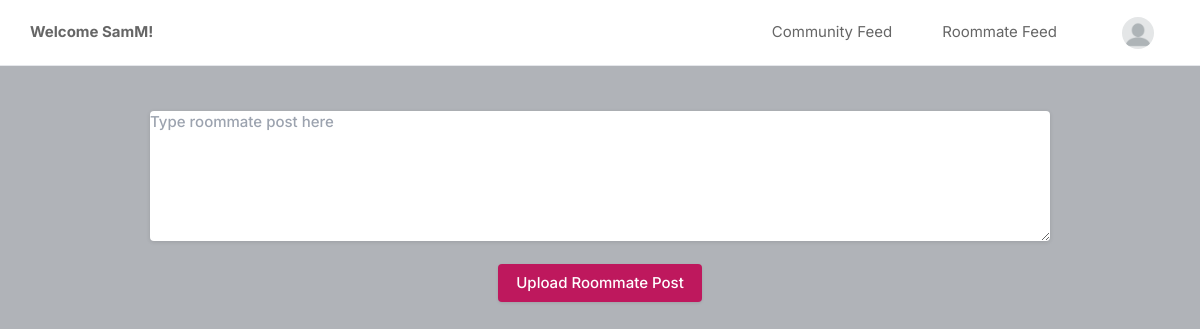
The page /roommate_feed (signed in) on the database as committed earlier.
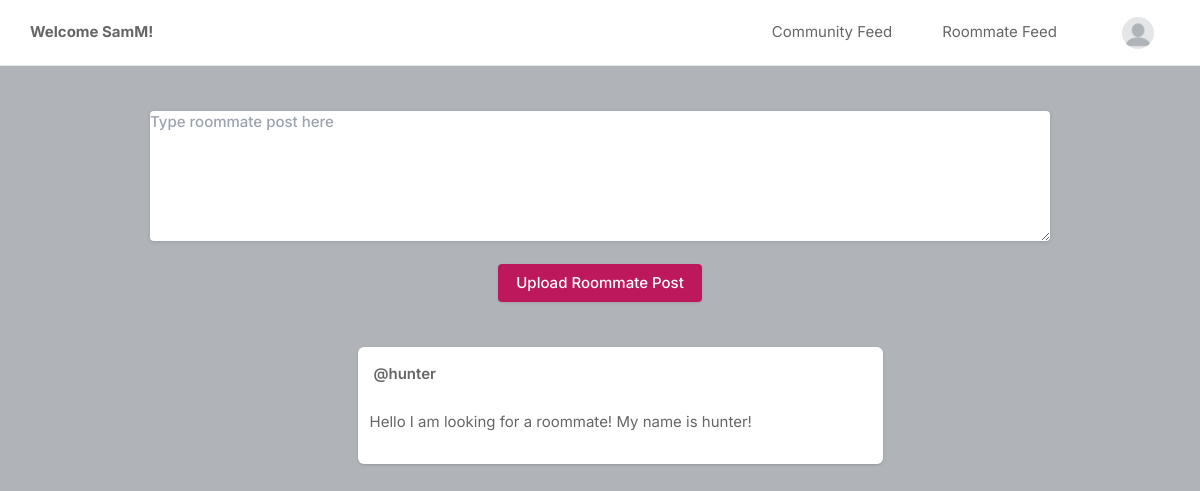
The same page on the database as committed later.
### core/models.py (models this page shows, shortened)
class Roommate_Post(models.Model):
    id = models.UUIDField(primary_key=True, default=uuid.uuid4)
    user = models.CharField(max_length=100)
    caption = models.TextField()
    created_at = models.DateTimeField(default=datetime.now)

### core/views.py (the view)
# urls.py: path('roommate_feed', views.roommate_feed, name='roommate_feed'),
@login_required(login_url='signin')
def roommate_feed(request):
    user_object = User.objects.get(username=request.user.username)
    user_profile = Profile.objects.get(user=user_object)
    posts = Roommate_Post.objects.all()
    return render(request, 'roommate_feed.html', {'user_profile': user_profile, 'posts': posts})

### templates/roommate_feed.html (shortened to what this page needs)
{% load static %}
<!DOCTYPE html>
<html lang="en">
<head>
    <link rel="stylesheet" href="{% static 'assets/css/icons.css' %}">
    <link rel="stylesheet" href="{% static 'assets/css/uikit.css' %}">
    <link rel="stylesheet" href="{% static 'assets/css/style.css' %}">
    <link rel="stylesheet" href="{% static 'assets/css/tailwind.css' %}">
</head>
<body>
            <header>
                <div class="header_inner">
                    <div class="left-side">
                        <b>Welcome {{user_profile.user.username}}!</b>
                    </div>
                    <div class="right-side lg:pr-4">
                        <a href="/">
                            Community Feed
                        </a>
                        <a href="/roommate_feed">
                            Roommate Feed
                        </a>
                        <a href="#">
                            <img src="{{user_profile.profileimg.url}}" class="header-avatar" alt="">
                        </a>
                    </div>
                </div>
            </header>
            <div class="container m-auto">
                <div class="flex flex-col choose-upload text-center">
                    <form action="roommate_upload" method="POST"enctype="multipart/form-data">
                    <div>
                        <textarea class="button soft-warning small" name="caption" placeholder="Type roommate post here"></textarea>
                    </div>
                    <br>
                    <button class="button bg-blue-700" type="submit">Upload Roommate Post</button>
                    </form>
                </div>
                <br>
                <br>
                <div class="lg:flex justify-center lg:space-x-10 lg:space-y-0 space-y-5">
                    <div class="space-y-5 flex-shrink-0 lg:w-7/12">
                        {% for post in posts %}
                        <div class="bg-white shadow rounded-md  -mx-2 lg:mx-0">
                            <div class="flex justify-between items-center px-4 py-3">
                                <div class="flex flex-1 items-center space-x-4">
                                    <span class="block font-semibold "><a href="/profile/{{post.user}}">@{{post.user}}</a></span>
                                </div>
                              <div>
                                <a href="#"> <i class="icon-feather-more-horizontal text-2xl hover:bg-gray-200 rounded-full p-2 transition -mr-1 "></i> </a>
                              </div>
                            </div>
                            <div>
                                <a href="#" class="flex items-center px-3 py-2 text-black-500 rounded-md ">
                                    {{post.caption}}
                                </a>
                            </div>
                            <br>
                        </div>
                        {% endfor %}
                    </div>
                    </div>
                </div>
</body>
</html>

Rows that differ between the two databases and show on the page:
added Roommate_Post: user "hunter", caption "Hello I am looking for a roommate! My name is hunter!"
